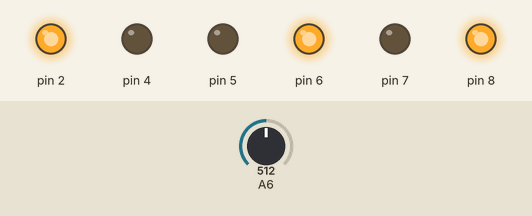
This sketch was run on a simulated Arduino Uno, built for the host (arithmetic inside an expression is 32-bit, double 64-bit). Parts: output pins drawn as LEDs (lit = HIGH). The inputs (shaded band) are chosen by the test bench; at power-on: A6 = 512.

Above: at 0.1 s.
Timing chart, 0 to 1.6 s (numbered marks = the images above):
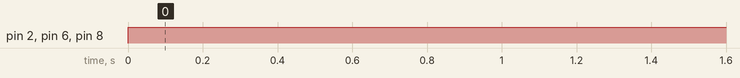

Measured:
- by itself, pin 2, pin 6, pin 8: LOW → HIGH at 0.00 s

The sketch:

LineFollowerArduinoCompiler.ino
```cpp
#include "/Users/David/Desktop/All David's Stuff/School/College/Senior/Microprocessor Design/Final Project/LineFollowingRobot/Redbot Racing/Redbot Racing/src/PIDController.c" //davids machine
#include "/Users/David/Desktop/All David's Stuff/School/College/Senior/Microprocessor Design/Final Project/LineFollowingRobot/Redbot Racing/Redbot Racing/src/main.c" //davids machine

//#include "/PIDController.c" //brian machine
//#include "/main.c" //brian machine
```
